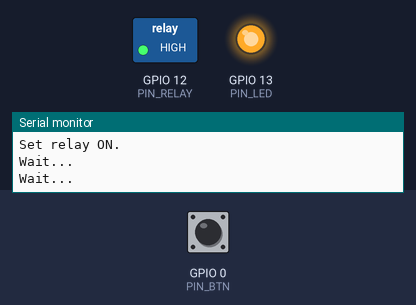
This sketch was run on a simulated ESP8266 (NodeMCU). Parts: switched loads named in the sketch (green lamp = pin HIGH), output pins drawn as LEDs (lit = HIGH), the last lines printed to the serial monitor. The inputs (shaded band) are chosen by the test bench; at power-on: GPIO 0 (PIN_BTN) LOW. EEPROM starts erased.

Above: at 1.5 s.
1.6 s: GPIO 0 (PIN_BTN) pulled HIGH for 0.35 s
At 10.85 s:
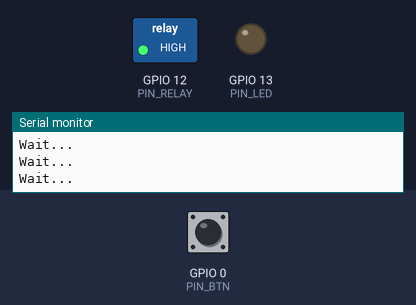
Timing chart, 0 to 10.9 s (numbered marks = the images above; inputs shaded):
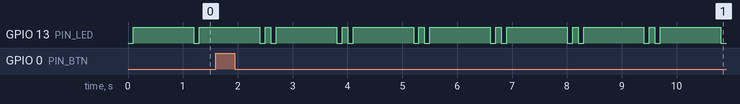

The sketch:

timer.ino
```cpp
#include <ESP8266WiFi.h>
#include <EEPROM.h>

#define PIN_BTN 0
#define PIN_LED 13
#define PIN_RELAY 12
#define RELAY_ON 1
#define RELAY_OFF 0

unsigned long startTime;
int relayState = RELAY_OFF;
int mode = 0;

void relayOn()
{
  Serial.println("Set relay ON.");
  relayState = RELAY_ON;
  digitalWrite(PIN_RELAY, relayState);
}

void relayOff()
{
  Serial.println("Set relay OFF.");
  relayState = RELAY_OFF;
  digitalWrite(PIN_RELAY, relayState);
}

int initBtnState = 0;
int lastBtnState = 0;
void handleBtn()
{
  int val = digitalRead(PIN_BTN);
  if (lastBtnState != val)
  {
    lastBtnState = val;
    if (val != initBtnState)
    {
      Serial.printf("Change mode %d\n", mode + 1);
      mode = ((mode + 1) % 3);
      EEPROM.write(0, mode);
      EEPROM.commit();
      Serial.println(mode);
    }
  }
}

void setup()
{
  Serial.begin(115200);
  WiFi.disconnect(true);
  WiFi.mode(WIFI_OFF);

  pinMode(PIN_RELAY, OUTPUT);
  pinMode(PIN_LED, OUTPUT);
  pinMode(PIN_BTN, INPUT);

  initBtnState = lastBtnState = digitalRead(PIN_BTN);

  EEPROM.begin(1);
  mode = EEPROM.read(0) % 3;
  Serial.printf("Mode %d\n", mode + 1);

  startTime = millis();
  relayOn();
}

void loop()
{
  if (relayState == RELAY_ON)
  {
    if (mode == 0 && millis() > 30 * 60 * 1000)
    {
      Serial.printf("Off after 30min (%d)\n", millis());
      relayOff();
    }
    if (mode == 1 && millis() > 45 * 60 * 1000)
    {
      Serial.printf("Off after 45min (%d)\n", millis());
      relayOff();
    }
    if (mode == 2 && millis() > 60 * 60 * 1000)
    {
      Serial.printf("Off after 1h (%d)\n", millis());
      relayOff();
    }

    for (int i = 0; i < mode + 1; i++)
    {
      digitalWrite(PIN_LED, LOW);
      delay(100);
      digitalWrite(PIN_LED, HIGH);
      delay(100);
    }
  }

  Serial.println("Wait...");
  delay(250);
  handleBtn();
  delay(250);
  handleBtn();
  delay(250);
  handleBtn();
  delay(250);
  handleBtn();
}
```

Measured:
- by itself, GPIO 13 (PIN_LED): repeats every 1.4 s: HIGH 0.10 s, LOW 0.10 s, HIGH 1.1 s, LOW 0.10 s
